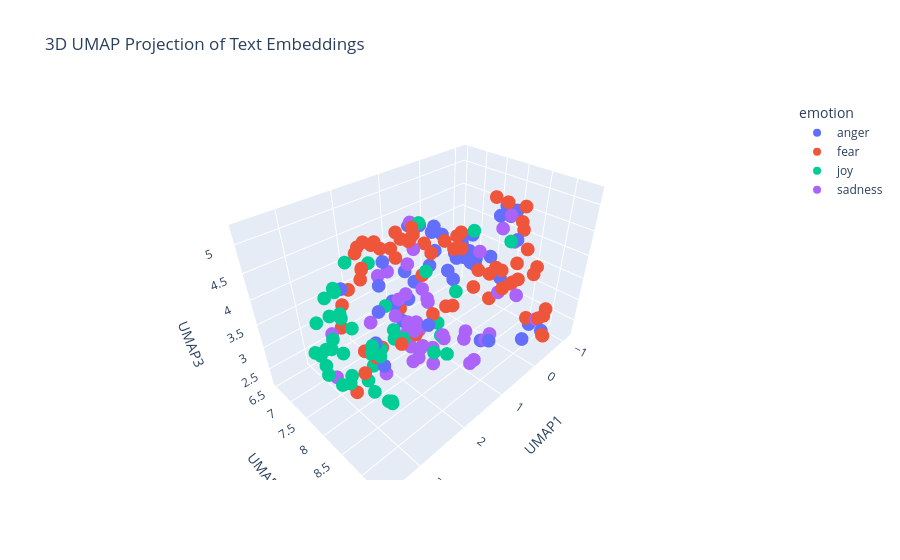

Notebook code cell kept with this figure:
### Code cell
import pandas as pd
import numpy as np
import umap
import plotly.express as px

train_df_new = pd.read_pickle("./data/train_df_sample_embeddings.pkl")
test_df_new = pd.read_pickle("./data/test_df_sample_embeddings.pkl")

combined_df = pd.concat([train_df_new, test_df_new], ignore_index=True)

X_embeddings = np.array(combined_df["embeddings_values"].tolist())

# Apply UMAP for 3D dimensionality reduction
reducer_3d = umap.UMAP(n_components=3, metric="cosine", random_state=28)
embedding_3d = reducer_3d.fit_transform(X_embeddings)

# Create a DataFrame for 3D plotting
df_plot_3d = pd.DataFrame(embedding_3d, columns=["UMAP1", "UMAP2", "UMAP3"])
df_plot_3d["emotion"] = combined_df["emotion"]
df_plot_3d["intensity"] = combined_df["intensity"]
df_plot_3d["text"] = combined_df["text"]

# Visualize the 3D embeddings with Plotly
fig = px.scatter_3d(
    df_plot_3d,
    x="UMAP1",
    y="UMAP2",
    z="UMAP3",
    color="emotion",              # 用emotion上色
    hover_data=["text", "intensity"],  # hover時顯示text和intensity
    title="3D UMAP Projection of Text Embeddings"
)

fig.show()

### Figure 1 — Plotly figure (JSON) as saved in the notebook; plotly's stock layout.template omitted (floating-point values rounded to 4 significant figures)
{"data": [{"customdata": [["@kerrybowen_ you have anger issues!", 0.5], ["@ImpugnValkyrie *I frown and cup your cheeks in my hands after you step aside.* Angela I care about you. And I don't know how else I can -", 0.304], ["Holding a #grudge doesn't make you #strong; it makes you #bitter. #Forgiving doesn't make you #weak; it sets you #free.", 0.312], ["@tmz @HarveyLevinTMZ   Hell hath no fury like a women scorned.    It's the affair.  Not the parenting", 0.667], ["I believe I'm gonna start singing in my snap stories on the tractor. Switch it up a little bit.", 0.375], ["@LaraTheIrish &lt; feel everything. She would remember everything. Evanora hoped this would serve to fuel the creatures anger and run rabid &gt;", 0.479], ["@TDsNation i watch all your videos but i like madden better!", 0.333], ["Fake people irritate me", 0.562], ["I wonder what would happen if I were to tell some people the truth #savage #uhoh #angry", 0.583], ["don't give someone power by letting their words offend you", 0.333], ["When anger rises, think of the consequences. #quote #wisdom #anger", 0.433], ["@sebbyD27850 both are nonsensical. If there's injustice against blacks, why add to it by destroying black property. It's misdirected anger", 0.69], ["@SusanHensThe shameful display I watched today has left me reeling with so much anger dt I feel like exploding, those clowns should watch it", 0.625], ["@politico @realDonaldTrump another angry white man!", 0.708], ["Inpouring this letter we are dying over against subsist checking quaint virtuoso ways toward fine huff yours l...", 0.562], ["I got fever highs\\nI got boiling blood", 0.646], ["not to be That Person™ but i get bitter seeing some ravi stans", 0.542], ["My mind is raging and i just want to end it all", 0.75], ["Dear Indians..It is hard to swallow this but for once try to swallow this bitter pill...that is.. Pakistan is number one in Test cricket!!!", 0.542], ["guys irritate me", 0.542], ["@WestonKoury so leafy can roast the Pokemon go kid but not you what an outrage that just means that he is more relevant than y-I mean kisses", 0.491], ["@Ms_HeartAttack peanut butter takes away the sting", 0.188], ["Get to work and there's a fire drill. #fire #burning #outthere #inthedark", 0.479], ["I'm about to block everyone everywhere posting about the storm. I think everyone is aware of the damn rain and what not so quit. #damn ", 0.812], ["@FitnessFirstAU something needs to be done about people hogging machines - nobody can use 3 machines at one time!  #notfair #whypay", 0.708], ["I screened my own snap what kind of narcissistic ass would smh", 0.479], ["Love how Megan is raging about this Kendall Jenner photo and I'm sat here like 🤔🙃", 0.396], ["@SkyUK what a joke!! Cut our internet off early 'by mistake' and then don't reinstate it when we no longer need an engineer 😡 ", 0.646], ["@UnknownAndYoung — a low growl escaping him. Oh oh.", 0.396], ["Do not despise the Lord ’s #discipline, do not #resent his rebuke, because the #Lord disciplines those he loves... #Proverbs 3:11-12", 0.5], ["@soyoprincess they irritate me. Them and their inch thick made up masks", 0.667], ["@BosNaud so scared to ruffle feathers, he resorted to writing in cryptic code. #UncleCamsCabin", 0.5], ["When you forget to mention you were bought dreamboys tickets 🙄😂 #raging", 0.458], ["@VerizonSupport thanks for saying My wife and I were getting our iphones today and then losing both of them with no ETA #thanks ", 0.479], ["@justyne_haley it does. if one person ruins season 13 for me, I will be so angry", 0.729], ["@realDonaldTrump: No sense in taking out your wrath on innocent people because you think police shot an innocent man. #MakeAmericaSafeAgain", 0.479], ["@RonMexico760 The guy who calls people 'cuck' and is anti-BLM is offended by idea that he might not be pro-policing reform? That's amazing.", 0.625], ["Leveled at the half. Much better offense expected in the second half", 0.182], ["Why to have vanity sizes?Now sizes S,XS(evenXXS sometimes) are too big, WTF?! Dear corporate jerks, Lithuania didn't need this. #rant ", 0.518], ["All Brian does is sleep and aggravate me", 0.833], ["I wouldn't have #anger issues.....if she didn't have #lying issues.....think about that one. #pow #lies #confusion", 0.5], ["I miss my gran singing Rawhide, in her deep baritone growl.", 0.292], ["i live and die for mchanzo honeymoon crashing and burning the second they move in together", 0.479], ["Just seeing Alex revells face gets me angry", 0.583], ["@UKBlogAwards @ModishMale I would always be honest but it's great to feedback opinion to the brand - don't want to offend them #BlogHour", 0.438], ["@huwellwell One chosen by the CLP members! MP seats are not for people to dole out to their mates, we elect candidates. ", 0.438], ["@CozanGaming that's what lisa asked before she started raging at me, 'can I call you?' heh", 0.5], ["You're so thirsty for the chance to disagree w/ the left, that you don't even realize when something is an affront to your bigoted platform.", 0.5]], "hovertemplate": "emotion=anger<br>UMAP1=%{x}<br>UMAP2=%{y}<br>UMAP3=%{z}<br>text=%{customdata[0]}<br>intensity=%{customdata[1]}<extra></extra>", "legendgroup": "anger", "marker": {"color": "#636efa", "symbol": "circle"}, "mode": "markers", "name": "anger", "scene": "scene", "showlegend": true, "type": "scatter3d", "x": [-0.3063, 1.308, 0.2862, -0.3936, 2.319, 1.237, 2.691, -0.3602, 0.2725, 0.007137, 0.06991, -0.9851, -0.4571, -0.9093, 2.457, 1.706, -0.4879, 1.078, -0.1766, -0.3825, 0.153, 2.259, 2.122, 0.1965, -0.2676, 0.1365, -0.2055, -0.2859, 1.317, 0.4324, -0.5572, 0.7549, 0.4979, 0.01074, -0.5198, -0.9764, -1.137, 1.946, -0.5947, -0.02215, -0.06129, 1.741, 0.7773, -0.5823, 0.4482, 0.8184, 0.8536, -1.074], "y": [7.293, 7.282, 6.687, 7.486, 7.862, 6.943, 8.398, 7.061, 7.1, 6.81, 6.811, 7.683, 7.912, 8.036, 7.057, 7.109, 7.404, 7.109, 8.662, 7.092, 7.499, 7.627, 7.8, 7.779, 9.078, 7.9, 7.368, 9.342, 7.277, 6.515, 7.222, 8.515, 7.181, 9.141, 7.319, 7.818, 7.961, 8.616, 8.089, 7.187, 6.971, 7.511, 7.037, 7.453, 8.516, 8.97, 6.933, 7.866], "z": [3.784, 2.281, 4.167, 4.002, 3.793, 2.869, 3.238, 3.423, 3.757, 4.084, 3.982, 4.275, 3.658, 4.488, 3.907, 3.633, 3.285, 3.651, 4.432, 3.307, 3.218, 2.942, 4.616, 3.868, 2.747, 3.786, 3.688, 2.73, 2.697, 4.15, 3.346, 4.265, 3.554, 2.582, 3.517, 4.542, 4.433, 3.745, 3.181, 3.203, 3.938, 3.514, 3.238, 3.363, 2.431, 2.94, 2.801, 4.298]}, {"customdata": [["@Delta stuck on runway after being diverted to Fargo. Continuously told just 10 more mins for the past 4 hours. No food/water offered ", 0.521], ["@Joey7Barton I remember Joey slagging England player's off bringing out books after crap tournaments..same same..crap player #bully", 0.461], ["i've been rooting for him since the beginning #anxiety #BB18", 0.521], ["@BritishBakeOff Val's 'soggy bottom' face will haunt me. Stay strong V-dog!", 0.521], ["Thoroughly enjoying AHS tonight. #ahs  #americanhorrorstory", 0.146], ["@NHLexpertpicks @usahockey USA was embarrassing to watch. When was the last time you guys won a game..?  #joke", 0.167], ["@veroicone my typical shake is ~100g banana, 1c almond milk, 1tbsp chia and protein. Sometimes I add PB2 or ice or other fruit.", 0.104], ["Late night #thoughts. Feeling #restless.", 0.615], ["Don't think I'll hesitate to run you over. Last time I checked, I still had 'Accident Forgiveness' on my insurance policy...", 0.391], ["broken policy' #blasio &lt;&gt; #trump #giuliani 'broken windows' all part of 'pecking order' #bully politics #america RESIST #motto", 0.458], ["Wee cunts playing chappy in my street, got my shoes on so I can chase and scare the fuck out of them", 0.327], ["shake fries", 0.181], ["@OnyxFlare25 She chuckles, shaking her head. 'No...I just have a really vivid imagination, I guess. It happens when you meet someone&gt;", 0.271], ["@RoseTintMyWorId fucking hell mate absolute nightmare 😓", 0.854], ["@DSDambuster just finally started #homefronttherevolution, what did you all do the story and gameplay??? #terrible #wasteofmoney", 0.458], ["@SueWallace78 peanut butter???? You some kinda pervert?? #awful", 0.375], ["Everywhere I go, the air I breathe in tastes like home.' - @The_Currys ", 0.229], ["@BigLepley @angela31694996 @TheIndigoArrow Want to start a biker gang together when the GTA Online Biker DLC comes out?", 0.396], ["Have to say that third City kit is fucking awful. Someone at Nike wants shooting.", 0.521], ["@AHSFX thanks Ryan &amp; Brad for scary the shit out of us in the first episode. Don't think my heart will make it through the s6 #horrific", 0.875], ["Just want Saturday to be over but then again I want to do good #LSAT ", 0.354], ["If Monday had a face I would punch it #monday #horrible #face #punch #fight #joke #like #firstworldproblems #need #coffee #asap #follow", 0.5], ["@casillasbreanna awe thanks girl 😊😊", 0.146], ["Ready for my sweet princess to arrive. I'll he 37 weeks this Saturday! #excited #nervous", 0.352], ["@markhberman2003 @LanceZierlein @790blessing entire team from coaches on down played and coached scared from jumpstreet. #intimidated", 0.604], ["Biggest #THREAT 2 #GLOBAL #STABILITY? #climatechange #food #water #security #terrorism #russia #war #trump #clinton #geopolitics #korea $vwo", 0.708], ["Got to be up in 4 hours to go back to work #cantsleep #excited #nervous", 0.7], ["Show your new job you're not #afraid of new tasks. Take on a #project, be brave, make an #impression. #WorkTiveTruth", 0.229], ["@TenPercent @emmajtracey @MetroUK not at all surprised unf, getting partially sighted Mum &amp; pushchair on trains a nightmare #ignorantpublic", 0.521], ["Forgot to plug the phone in overnight ", 0.396], ["Thiza!!! What happens now when you tell him you're pregnant via home test &amp; nurse later tells you it's a false alarm &amp; BaE is too excited🙊", 0.542], ["@HillaryClinton @realDonaldTrump @BonfireLana #bully #Bullshit #fullofshit please take out the #garbage", 0.542], ["I am beyond mad that I lost track of a brown spider in my brown carpet. Where did you go? 🕷 will be sneaking up on me #frightened", 0.875], ["me, myself, and I \\n #horror movie alone again tonight maybe a #zombie would eat me and finish my life game already - i want #gameover", 0.621], ["They're both awful in their own ways, but just saying. The way he treated Aniston alone makes him a nightmare male narcissist to be avoided.", 0.583], ["new tires &amp; an alarm system on my car. fwm now!", 0.271], ["Anyyyyone wanna go to fright fest with me on Friday night? 👻", 0.354], ["#WeirdWednesday OKAY! That jump-scared the #Poop out of me right there. Bad dog, BAD! Total code-brown in my favorite pants. #Damnit ", 0.875], ["@Gotham3 ~ Crushes are for kids! Just like trix. \\rHow bout some full blown up Love that makes you quiver deep down into your core? Y E S *=*", 0.396], ["@BlairWitchMovie love new movie\\n #BlairWitch #blairwitchproject  #HorrorMovies", 0.438], ["@STLouis_RamsFan their whole team is limited when they're on the field.  #terrible", 0.271], ["@coopah Worst than going to the morgue to do a positive ID. #horrible Reuters", 0.688], ["No red card for Gordon there? The ref must be a Celtic fan as that was a shocking challenge.", 0.297], ["This week's Massacre Theatre pert by @LarsenOnFilm is the first one I can think of that requires subtitles. ", 0.245], ["@datboyJuniorE lool soon as man start loosing weight.  Its panic", 0.604], ["Termination rate is at 22.22% I gotta make some things shake", 0.479], ["im what a 90s tv bully would call 'a nerd' but i would rather shove one thousand nickels into my right earhole than go to new york comic con", 0.25], ["@Miami4Trump Yeah, but bad part is the #terrorism #terror Muslims won't be the ones leaving #ObamaLegacy #nationalsecurity #disaster #Obama", 0.63], ["Yo Yo Yo,my name is #DarthVader \\nI feel like I need to puff on my inhaler (I'm no rapper but that was some sick bars) #breathless #bars #rap", 0.208], ["#rocklandcounty get to ravis in suffern, ny. Great food, new #chef, terrific atmosphere. Say 'twitter' to server and get free #appetizer", 0.125], ["I really wanna go fright night at Thorpe Park next month 👻", 0.229], ["Okay. Brace yourself. I will attempt my first loaf of bread in the morning. I will use a dutch oven. I will make the dough now. #nervous", 0.792], ["@CNNPolitics I can't wait to hear what he had to say about the brilliant Dr. Hawking... it should be rich... In the poorest of taste! #bully", 0.354], ["Are you worrying/worried?\\n1Peter 5:7\\nThrow all your worry on him, because he cares for you.#faith #leadership #worry #mindfulness #success", 0.438], ["@AttentiAlGatto LOL! Why would it scare me? It doesn't make any sense at all but it doesn't scare me! {chuckles}", 0.292], ["So about 18mths ago i signed up to @Lumo_Energy for their @VirginAustralia / Velocity FF deal. 18 months in still no FF points #shocking", 0.479], ["They'll be yo friend, shake your hand, then kick in yo door thas the way the game go🤖🤐.", 0.417], ["When you're scared to press send #bgoodthepoet #PrayForMe #ThisIsAGodDream #career #help #fear #heart #HeartRacing", 0.842], ["Staff on @ryainair FR1005. Asked for info and told to look online. You get what you pay for. #Ryanair @STN_Airport #Compensation #awful", 0.271], ["@LethalWeaponFOX This show SUCKS! #lame #awful you even used the same names?? lol SO SO bad! #Failed #notworth2minutes. Off air SOON", 0.396], ["@All4 is the android app it designed to be buggy and work sporadically on a fire TV box? #shocking", 0.52], ["Came in to work today 1.5 hours late.1st thing I hear: 'Ma'am,the big boss has been waiting for you in his office.' #panic #hateBeingLate 😩😪", 0.896], ["About 7 weeks till I can pick up my camera again. Though I think there is a group cemetery shoot in october I can make! #photography ", 0.312], ["Thanks for ripping me off again #Luthansa €400 not enough for a one way flight to man from Frk then €30 for a bag then free at gate #awful", 0.521]], "hovertemplate": "emotion=fear<br>UMAP1=%{x}<br>UMAP2=%{y}<br>UMAP3=%{z}<br>text=%{customdata[0]}<br>intensity=%{customdata[1]}<extra></extra>", "legendgroup": "fear", "marker": {"color": "#EF553B", "symbol": "circle"}, "mode": "markers", "name": "fear", "scene": "scene", "showlegend": true, "type": "scatter3d", "x": [-0.369, -0.713, 1.825, 1.583, 2.672, -0.4085, 2.546, 2.109, 0.7325, -0.9711, -0.4677, 2.363, 1.868, 0.256, -0.3778, 0.04036, 2.587, 1.018, -0.4566, 1.965, 2.363, 0.6763, 3.059, 2.578, 0.8981, -0.4964, 2.336, 2.331, -0.2726, 1.55, 0.7089, -0.8259, 1.12, 1.642, -0.003161, 2.457, 1.439, 0.7783, 2.583, 2.492, 0.02833, 0.2255, -0.4711, 0.7177, 0.9591, 2.147, 1.104, -0.8205, 1.857, 3.152, 1.567, 2.508, -0.7694, 1.956, 0.8115, -0.27, 1.714, 2.076, -0.4567, -0.1553, -0.2459, 1.567, 2.649, -0.5567], "y": [9.195, 8.56, 8.556, 8.782, 8.816, 8.987, 7.055, 7.747, 6.902, 8.252, 8.2, 6.876, 7.28, 8.482, 8.957, 8.419, 7.751, 6.854, 8.437, 8.995, 7.676, 7.961, 8.109, 7.832, 8.696, 7.908, 7.914, 8.269, 8.995, 8.32, 7.193, 8.356, 8.153, 7.539, 8.256, 7.653, 7.449, 8.224, 8.063, 8.921, 8.903, 8.728, 8.467, 8.473, 8.271, 6.796, 7.361, 7.952, 6.841, 8.544, 7.476, 8.069, 8.342, 8.328, 8.228, 9.402, 6.64, 8.361, 9.25, 8.725, 9.399, 8.149, 7.866, 9.218], "z": [2.893, 3.983, 4.965, 4.021, 3.942, 3.922, 3.123, 4.821, 4.127, 4.663, 3.465, 3.425, 2.365, 3.315, 3.768, 3.856, 3.049, 2.612, 3.274, 4.327, 5.003, 4.317, 2.703, 5.07, 4.318, 4.891, 5.091, 5.129, 2.847, 3.579, 3.434, 4.273, 4.723, 4.369, 3.627, 4.381, 4.609, 4.476, 3.12, 4.072, 3.826, 3.641, 3.311, 3.791, 4.797, 3.607, 4.661, 4.701, 3.922, 3.516, 4.791, 5.173, 4.452, 5.226, 4.791, 2.653, 3.789, 5.177, 2.939, 3.995, 2.681, 4.857, 5.014, 3.024]}, {"customdata": [["Rewatching 'Raising Hope' (with hubs this time) and totally forgot how hilarious it is 😂 #HereWeGo", 0.76], ["@rosyIipH glee glee glee glee gLEE GLEE i LOST LOST LOST lowe much", 0.458], ["#smile every morning to a positive head start with your #clients relations", 0.562], ["Benefit out exhilaration called online backing off: JkUVmvQXY", 0.462], ["Watch this amazing live.ly broadcast by @evanhufferd #lively #musically", 0.56], ["Relive Vegas' heyday with Rat Pack tribute", 0.48], ["second day on the job and i already got a 45 dollar tip from a dude whose was constantly twitching his eye LOLOLOL ", 0.812], ["Watch this amazing live.ly broadcast by @kana_blender  #musically", 0.558], ["“Don’t burn out; keep yourselves fueled and aflame. Be alert servants of the Master, cheerfully expectant.' Romans 12:11-12", 0.433], ["Lmboo , using my nephew for meme ", 0.646], ["@deadlyjokester *she let out a playful gasp and slowly wrapped her arms around his neck, kissing him back*", 0.62], ["the fact everyone is selling their kanye tickets or are buying them for less than $50 is unbelievably hilarious to me", 0.646], ["I can not depict what I feel right now.. I feel jubilant yet anxious, or..dunno. It seems like now I'm having something worth wait everyday.", 0.5], ["@ADenkyirah Happy birthday! Hope you have a wonderful day filled with lots of joy and laughter &lt;3 (despite tumblr being a jerk- once again)", 0.854], ["@BbeautifulSoul_ u always gotta attitude tho ... 😕 cheer up", 0.188], ["Twitter is a font of endless hilarity.", 0.42], ["It's not that the man did not know how to juggle, he just didn't have the balls to do it. \\n #funny #pun #punny #lol ", 0.604], ["@FoRDaYS14 😳 chewing what?  #arcdental #turlock", 0.352], ["@emilyycos the other 26 was last night at 2am while i watched the balls i animated bounce for 20 minutes figuring out what was wrong", 0.146], ["#ContentwiththeLordsPortion:O satisfy us early with thy #mercy;that we may #rejoice &amp; be glad all our days.#Ps 90:14 #gladness #joy ", 0.688], ["Food that gets delivered 😍🙌🏻 #cheering #happy", 0.827], ["@bradshawjp Sweet! ", 0.646], ["Getting cable hooked up in new place just in time for @NBCChicagoPD and @NBCChicagoMed premiers is like God smiling down on me. #OneChicago", 0.667], ["Quinn's short hair makes me sad. ", 0.083], ["Gloriosa Bazigaga on #Rwanda work: 'I lost relatives in genocide but 15 yrs of peacebuilding has given me optimism it's within our power'", 0.2], ["@jimadair3 Guitar shop owners everywhere rejoice", 0.667], ["Food that gets delivered 😍🙌🏻  ", 0.729], ["Peter is aesthetically pleasing to look at", 0.583], ["Turkish exhilaration: for a 30% shade off irruptive russian visitors this twelvemonth, gobbler is nephalism so...", 0.404], ["Pinterest one dessert... Next thing you know your pinning how to make 27 different visually pleasing mouth watering never gonna make sweets.", 0.34], ["@iyaycruz lets see chirp", 0.231], ["On the bright side, my music theory teacher just pocket dabbed and said, 'I know what's hip.' And walked away 😂😭", 0.521], ["Another joyful encounter in Tribez &amp; Castlez! I just met Mouchole, Ogre Cook! Do you want to know who that is? Download the game and find...", 0.52], ["Rap that will Cut other raper's throat. Who said that? @Paedeezy #badd #wicked. #bright city lights", 0.212], ["Watch this amazing live.ly broadcast by @its.finfin #lively #musically", 0.542], ["All in all a pleasing night down The Lane .  .  .  On to the next round &amp; bring on Liverpool at Anfield! #COYS", 0.625], ["@len_snart Mick nods. 'I would like that.' He went back to his food, smiling as he finished it.", 0.62], ["A #new day to #live and #smile. Hope all the #followers a nice #night or #day. :D", 0.688], ["Each day is what you make of it! #goals #challenges #business #goals #optimism #happy #success #photographer #photography #ThursdayThoughts", 0.423], ["@tomderivan73 😁...I'll just people watch and enjoy a rare show of optimism", 0.438], ["I turn 25 in two weeks. I am so happy. 24 was my darkest year yet. I am elated that I survived", 0.708], ["i was so embarrassed when she saw us i was like knvfkkjg she thinks we're stalkers n then she starts waving all cheerfully inviting us in 😩", 0.25], ["It's #HobbitDay! \\nHobbit's give gifts on their birthdays, so I'm sharing the gift of #glee today! Find something that makes you happy!", 0.708], ["@diehimbeertonis She developed her 'forced smile'. I can force myself to describe it 'a little hearty maybe, sanki biraz':)", 0.208], ["Nawaz Sharif is getting more funnier than @kapilsharmak9 day by day.  #challenge #kashmir #baloch", 0.58]], "hovertemplate": "emotion=joy<br>UMAP1=%{x}<br>UMAP2=%{y}<br>UMAP3=%{z}<br>text=%{customdata[0]}<br>intensity=%{customdata[1]}<extra></extra>", "legendgroup": "joy", "marker": {"color": "#00cc96", "symbol": "circle"}, "mode": "markers", "name": "joy", "scene": "scene", "showlegend": true, "type": "scatter3d", "x": [2.972, 1.239, 3.365, 2.701, 2.591, 1.915, 3.456, 2.625, 3.142, 0.3137, 1.943, 3.401, 2.645, 3.461, 1.003, 3.179, 0.583, 1.652, 2.074, 3.507, 3.43, 2.847, 3.041, 1.111, 0.56, 3.108, 3.248, 2.549, 2.653, 3.001, 2.826, 3.315, 3.396, 1.534, 2.673, 2.058, 2.187, 3.217, 3.288, 2.786, 3.57, 1.463, 3.478, 1.825, 0.01728], "y": [8.697, 8.214, 8.168, 7.226, 8.394, 7.531, 7.744, 8.45, 7.708, 7.723, 7.342, 7.931, 7.575, 8.406, 8.161, 8.152, 8.311, 7.39, 8.171, 8.046, 8.037, 8.149, 8.626, 8.009, 6.957, 8.106, 7.868, 7.909, 7.173, 7.849, 8.264, 7.74, 8.44, 6.613, 8.413, 8.852, 7.356, 8.447, 8.313, 8.239, 8.127, 8.074, 8.366, 7.608, 8.665], "z": [3.825, 2.857, 4.464, 4.122, 2.34, 3.517, 3.582, 2.362, 4.409, 3.116, 2.407, 3.213, 4.735, 3.401, 2.208, 3.026, 4.765, 2.739, 3.271, 4.358, 3.819, 2.844, 4.022, 2.955, 4.411, 3.11, 3.599, 2.799, 3.999, 4.042, 2.652, 3.214, 3.99, 3.813, 2.426, 3.401, 2.463, 4.331, 4.543, 3.463, 3.855, 4.267, 4.246, 2.763, 4.48]}, {"customdata": [["Very long day. Thank goodness for Bake Off to brighten up a weary Wednesday ☺ #GBBO", 0.188], ["@Cpt_SRogers_\\n'Well it can go one of two ways. You either get over it and accept it, because it's not going to change, or you mope about --", 0.458], ["Im really constipated. This is depressing", 0.812], ["@raylewis name change Uncle Remus Lewis #foh #theydontlikeyoueither  #unwoke", 0.414], ["@ReserveHinata tend to them he's going to get infections. \\n\\nHe's frowning and looking down as he does this. \\nIt must hurt damn.]", 0.475], ["Hennessey - dreadful. Mutch - is he even on the pitch? Fryers - out of his depth unfortunately. #CPFC", 0.604], ["That's me for the evening, though! Way too lit to finish these off properly without causing some serious mischief.", 0.396], ["@Vixen85Webster yep &amp; I stayed in pjs all day too lol x", 0.312], ["i cant stop. i finished - dejected. luckily no one is in the bathroom. so i go to a stall and wait until my pants are dry.", 0.625], ["Dylon felt dejected. He has a dejected aunt!", 0.562], ["Cam cannot be serious with that IG post and that stupid ass font he uses. Would've been better to just say nothing.", 0.396], ["@WYSdaily I'm confident they will NEVER experience our successes of last 50yrs. Best they can hope for is to be another Bournemouth #sad", 0.542], ["When health insurance won't cover TMS but they let me know they cover ECT #mentalhealth #psychology  #TMS #ECT", 0.521], ["@GCC_DiscGolf lost my xt nova around hole 8 or 9 #sadness", 0.708], ["@DeltaAssist Tried 2 get earlier flt 2day  @BWI Turnd away bcuz it was 2 late Then agent let other pas on #silvereliteleftbehind #unhappy", 0.667], ["I can literally eat creamy pesto pasta topped with grilled chicken, sun dried tomatoes, asparagus and pine nuts every single day of my life", 0.083], ["#FF \\n\\n@The_Family_X \\n\\n#soul #blues &amp; #rock #band\\n\\n#music from the #heart\\n\\nWith soul &amp; #passion \\n\\nXx 🎶 xX", 0.25], ["Niggas murking in each other. In murky water, I try to swim.", 0.438], ["This room is rather dreary, but we endure what we must.", 0.708], ["@SkyNews err I wasnt gloomy.  17.2 mio people were not gloomy only #remain were #Brexit", 0.458], ["@X_KIMTAEHYUNG_X \\n— momentarily before it disappeared, only solemnity and anxiety lacing his features. \\n\\n'I ran out to get you before —", 0.646], ["Damn gud #premiere #LethalWeapon...#funny and #serious", 0.375], ["@OnesOwnGrief Just a shame his world was gloom from day one almost.Though it makes sense he'd have the whole part hydra,part s.h.i.e.l.d(c)", 0.542], ["LORD MAKE ME AN INSTRUMENT OF YOUR PEACE — Where there's hate, let me sow love — Where there's injury, pardon — Where there's despair, hope", 0.427], ["#haikuchallenge #haiku\\n\\nThe crisp autumn air\\nMy freedom purchased through death\\nNo one will mourn me", 0.708], ["If anybody needs me I'll be drowning my blues in a sea of whiskey 🍻", 0.75], ["Isn't the whole 'it's been hijacked' argument the same argument used to ban or discourage the display of the St George's Cross? Shame @LBC", 0.636], ["@BeeTuppy We're sorry to hear about the issues and how this is making you feel. We don't like to hear our customers being unhappy :-( We", 0.438], ["@chocorobos I have this one so I'm not so sad.. but wtf", 0.583], ["From what I know of the man, I have to assume that @realDonaldTrump has had a heated argument with his own penis. ", 0.354], ["@Gervaisoholic But this is no easy ride for a child cries: \\n'Oh, find me...find me, nothing more, \\nWe are on a sullen misty moor...'", 0.667], ["@MendipHillsAONB do we think the swallows and swifts have gone? Photo'd 3 nights ago, not seen since. #sad #Autumn", 0.729], ["Panic attacks are the worst. Feeling really sick and still shaking. I should be a sleep. #anxiety #depression", 0.917], ["If you find me lost, will you stay as a passerby or will you get lost with me? #musings #melancholy", 0.68], ["@megalvz literally was gloomy for an hour", 0.729], ["[ @HedgehogDylan ] *she would frown a bit, folding her arms* 'why is it that every time I'm in need of assistance someone expects a lil **", 0.562], ["@Eeevah14 don't I know it, try not to fret my sweet little pupper", 0.333], ["@ccrago It was dreadful, even after he met the Catfish he still thought it was her!", 0.542], ["yesterday i finished watching penny dreadful and from all the beautiful things i saw one question remains: were the writers HIM's fans?", 0.312], ["@kempicepoland don't think he did, and he didn't have the rucksack or laptop in his possession, murky business, on that note I'm away to bed", 0.5], ["Don't be disheartened if you didn't get the cards you wanted, it's not the end of the world......E-Eh...? Y-You want me to cheer you up?", 0.438], ["@trashcami this cured my depression", 0.34], ["and for inconsolable Oxford academics - 'Brussels should just ignore the #Brexit vote and tell the UK it can't leave the EU....ever....wah'", 0.521]], "hovertemplate": "emotion=sadness<br>UMAP1=%{x}<br>UMAP2=%{y}<br>UMAP3=%{z}<br>text=%{customdata[0]}<br>intensity=%{customdata[1]}<extra></extra>", "legendgroup": "sadness", "marker": {"color": "#ab63fa", "symbol": "circle"}, "mode": "markers", "name": "sadness", "scene": "scene", "showlegend": true, "type": "scatter3d", "x": [2.922, 1.738, 1.136, -0.4219, 1.162, -0.1856, 2.094, 2.11, 1.357, 1.221, 0.04588, 0.5914, 1.87, 0.9379, -0.3651, 3.132, 2.612, 1.521, 1.467, 1.137, 1.464, 2.505, 1.542, 0.5095, 1.735, 1.774, -0.9593, 0.473, 1.141, -0.8273, 1.572, 1.065, 1.789, 1.542, 1.668, 1.299, 1.256, 0.2465, 2.637, 1.544, 1.105, 3.173, 1.009], "y": [8.472, 7.962, 7.762, 8.449, 7.559, 8.774, 8.005, 8.556, 7.869, 7.868, 8.035, 8.812, 8.088, 8.534, 9.159, 7.748, 8.331, 6.859, 7.818, 8.84, 7.541, 8.908, 8.055, 6.655, 7.416, 7.724, 7.788, 8.638, 8.2, 8.045, 7.707, 8.612, 8.144, 7.646, 8.449, 7.295, 7.689, 8.661, 9.01, 8.547, 7.877, 7.755, 8.826], "z": [4.276, 2.743, 3.389, 4.215, 2.54, 3.307, 3.667, 3.127, 3.766, 3.415, 4.032, 2.86, 4.592, 2.967, 2.858, 3.757, 2.965, 3.64, 3.066, 2.527, 2.642, 4.137, 2.696, 4.295, 4.087, 3.684, 4.041, 2.538, 2.714, 4.462, 3.061, 2.912, 4.844, 3.639, 2.617, 2.316, 2.205, 3.536, 3.716, 3.255, 2.254, 2.868, 2.512]}], "layout": {"legend": {"title": {"text": "emotion"}, "tracegroupgap": 0}, "scene": {"domain": {"x": [0, 1], "y": [0, 1]}, "xaxis": {"title": {"text": "UMAP1"}}, "yaxis": {"title": {"text": "UMAP2"}}, "zaxis": {"title": {"text": "UMAP3"}}}, "title": {"text": "3D UMAP Projection of Text Embeddings"}}}
